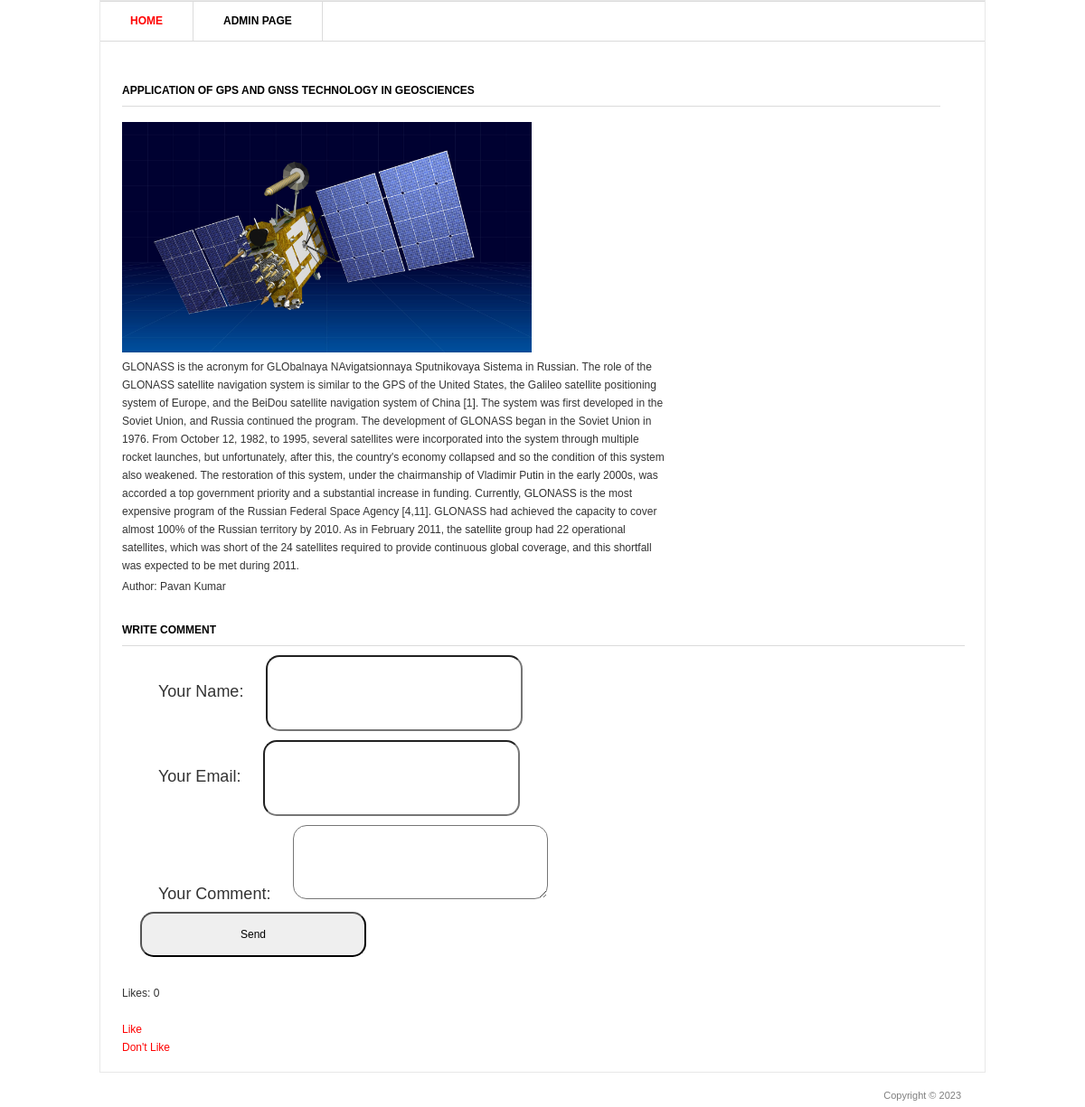
Page /3 on the committed database.
### blog/models.py (models this page shows, shortened)
class Post(models.Model):
    title = models.CharField('Post\'s title', max_length=100)
    description = models.TextField('Full text')
    author = models.CharField('Author\'s name', max_length=100)
    date = models.DateField('Publication date')
    image = models.ImageField('Image', upload_to='image/%Y')

### blog/views.py (the view)
# urls.py: path('<int:pk>', PostDetail.as_view(), name='post-detail'),
class PostDetail(View):
    def get(self, request, pk):
        post = Post.objects.get(id=pk)
        return render(request, 'blog/blog_detail.html', {'post' : post})

### blog/templates/blog/blog_detail.html (shortened to what this page needs)
{% load static %}
<!DOCTYPE html>
<html >
<head>
	<link rel="stylesheet" href="{% static 'main/css/style.css' %}">
</head>
<body>
<div class="shell">
	<div class="border">
		<div id="navigation">
			<ul>
			    <li><a href="/" class="active">Home</a></li>
			    <li><a href="/admin">Admin Page</a></li>
			</ul>
		</div>
		<div id="main">
			<div id="content" class="left">
				<div class="projects">
					<h3>{{ post.title}}</h3>
                    <p style="text-align: left">
                        <img src="{{post.image.url}}" width="50%"  alt="post image" />
                    </p>
					<div class="item">
						<div class="text left">
							<p>{{post.description}}</p>
							<p>Author: {{ post.author}} </p>
						</div>
					</div>
				</div>
			</div>
			<div class="form-comment">
				<h3>Write Comment</h3>
				<div>
					<form action="{% url 'add_comment' post.id %}" method="post">
						<div>
							<label for="">Your Name: </label>
							<input type="text"name="name"required>
						</div>
						<div>
							<label for="">Your Email: </label>
							<input type="email" name="email" required>
						</div>
						<div>
							<label for="">
								Your Comment: </label>
							<textarea name="text_comment" id="" required>
							</textarea><br>
						</div>
						<div>
							<input type="submit" value="Send">
						</div>
					</form>
				</div>
			</div>
			<div>
				<br>
				<p>Likes: {{post.likes.all.count }}</p> <br>
				<a href="{% url 'add-like' post.id %}">Like</a><br>
				<a href="{% url 'del-like' post.id%}">Don't Like</a>
			</div>
		</div>
	</div>
	<div id="footer">
		<p class="copy right">Copyright &copy;  2023 </p>
	</div>
</div>
</body>
</html>

### static/main/css/style.css (style rules this page uses)
* { margin: 0; padding: 0; outline:0; }
body { font-size: 12px; line-height: 20px; font-family: Georgia, Arial, Helvetica, Sans-Serif; color: #333; background: url() repeat 0 0; }
a { color: #ff0000; text-decoration: none; cursor:pointer; }
input, textarea, select { font-family: Arial, Helvetica, sans-serif; font-size:12px; }
textarea { overflow:auto; }
.left, .alignleft { float: left; display: inline; }
.right, .alignright { float: right; display: inline; }
.shell { width: 980px; margin: 0 auto; }
.border { border: 1px solid #e8e8e8; background: #fff; position: relative; }
#navigation { height: 43px; border-top: 1px solid #dbdbdb; border-bottom: 1px solid #dbdbdb; }
#navigation ul { list-style: none; }
#navigation ul li { float: left; height: 43px; border-right: 1px solid #dbdbdb; font-size: 12px; line-height: 43px; font-weight: bold; text-transform: uppercase; }
#navigation ul li a { float: left; height: 43px; color: #000; padding: 0 33px; }
#navigation ul li a:hover, #navigation ul li a.active { color: #ff0000; text-decoration: none; }
#main { width: 932px; padding: 37px 24px 17px 24px; }
#main h3 { font-size: 12px; line-height: 15px; color: #000; text-transform: uppercase; border-bottom: 1px solid #dbdbdb; padding: 0 0 9px 0; }
#content { width: 905px; }
.projects { padding: 10px 0 0 0; }
.projects h3 { margin: 0 0 17px 0; }
.projects .item { margin: 0 0 28px 0; }
.projects .text { width: 600px; }
.projects .text p { padding: 0 0 3px 0; }
#footer { font-family: Arial, sans-serif; font-size: 11px; line-height: 14px; color: #7f7f7f; padding: 18px 27px 20px 38px; }
.form-comment { font-size: 18px; }
.form-comment label { margin: 10px 20px; }
.form-comment input, .form-comment textarea { border-radius: 15px; padding: 15px; height: 50px; width: 250px; }
.form-comment textarea { resize: vertical; }
.form-comment div { margin: 10px; }

### rows in the picture
Post: title "APPLICATION OF GPS AND GNSS TECHNOLOGY IN GEOSCIENCES", image (picture), description "GLONASS is the acronym for GLObalnaya NAvigatsionnaya Sputnikovaya Sistema in Russian. The role of the GLONASS satellite navigation system is similar to the GPS of the United States, the Galileo satellite positioning system of Europe, and the BeiDou satellite navigation system of China [1]. The system was first developed in the Soviet Union, and Russia continued the program. The development of GLONASS began in the Soviet Union in 1976. From October 12, 1982, to 1995, several satellites were incorporated into the system through multiple rocket launches, but unfortunately, after this, the country's economy collapsed and so the condition of this system also weakened. The restoration of this…", author "Pavan Kumar", likes.all.count "0"
